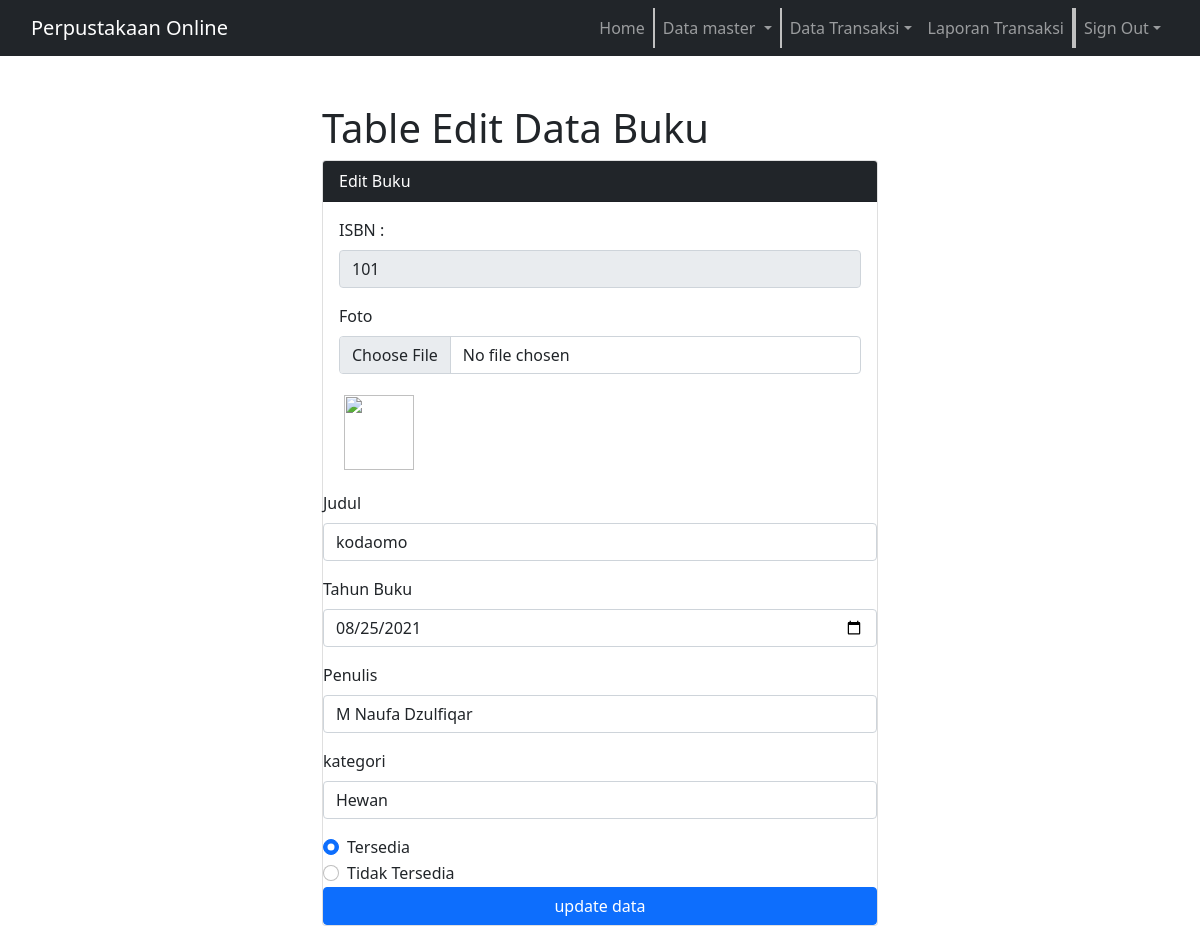
The page /edit.php?id=9 on the database its author committed.
### tables this page shows
CREATE TABLE `buku` (
  `judul` text NOT NULL,
  `tahunbuku` date NOT NULL,
  `penulis` text NOT NULL,
  `kategori` text NOT NULL,
  `status` text NOT NULL,
  `id` int(11) NOT NULL,
  `image` varchar(100) NOT NULL,
  `image_text` text NOT NULL,
  `isbn` int(30) NOT NULL
);

### edit.php (the view, shortened to what this page needs)
<!DOCTYPE html>
<html>
<?php include('header.php'); ?>
<link href="css/bootstrap.min.css" rel="stylesheet">
<body>
	<div class="container col-md-6 mt-4">
		<h1>Table Edit Data Buku</h1>
		<div class="card">
			<div class="card-header bg-dark text-white ">
				Edit Buku
			</div>
			<div class="card-body">
				<?php
				include('koneksi.php');
				$id = $_GET['id'];
				$data = mysqli_query($db, "select * from buku where id = '$id'");
				$row = mysqli_fetch_assoc($data);
				?>
				<form action="" method="post" role="form"  enctype="multipart/form-data">
				<div class="form-group">
						<label>ISBN : </label>
						<input type="text" name="isbn" disabled required="" class="form-control" value="<?= $row['isbn']; ?> ">
					</div>
					<div class="form-group">
						<label>Foto</label>
						<input type="file" name="image" class="form-control" <?php echo "<div id='img_div'> </div>" ; echo "<img src='img/".$row['image']. "'>";?>
					</div>
				<div class="form-group">
						<label>Judul</label>
						<input type="text" name="judul" required="" class="form-control" value="<?= $row['judul']; ?>">
					</div>
					<div class="form-group">
						<label>Tahun Buku</label>
						<input type="date" name="tahunbuku" class="form-control" value="<?= $row['tahunbuku']; ?>">
					</div>
                    <div class="form-group">
						<label>Penulis</label>
						<input type="text" name="penulis" class="form-control" value="<?= $row['penulis']; ?>">
					</div>
                    <div class="form-group">
						<label>kategori</label>
						<input type="text" name="kategori" class="form-control" value="<?= $row['kategori']; ?>">
					</div>
					<div class="form-check">
  <input class="form-check-input" type="radio" name="status" id="status" value="Tersedia" checked>
  <label class="form-check-label" for="flexRadioDefault2">
    Tersedia
  </label>
</div>
<div class="form-check">
  <input class="form-check-input" type="radio" name="status" id="status" value="Tidak Tersedia">
  <label class="form-check-label" for="flexRadioDefault1">
    Tidak Tersedia
  </label>
</div>
					<button type="submit" class="btn btn-primary" name="submit" value="simpan">update data</button>
			</div>
		</div>
</body>
</html>

### header.php (style rules this page uses)
html, body { font-family: 'Roboto', sans-serif; margin-left: 20px; margin-right: 20px; margin-top: 80px; }

### edit.php (style rules this page uses)
img { float: left; margin: 5px; width: 70px; height: 75px; }

### rows shown on the page
buku: isbn "101", judul "kodaomo", tahunbuku "08/25/2021", penulis "M Naufa Dzulfiqar", kategori "Hewan"
